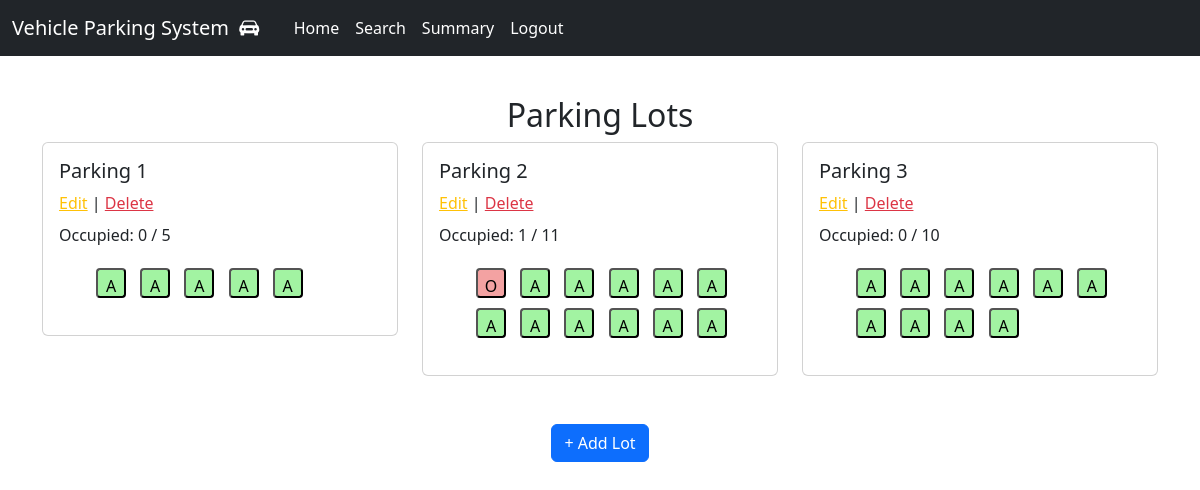
Page /admin_home (signed in) on the committed database.
### controllers/models.py (models this page shows)
class ParkingLot(db.Model):
    id = db.Column(db.Integer, primary_key=True, autoincrement=True)
    location = db.Column(db.String(100), nullable=False)
    address = db.Column(db.String(200), nullable=False)
    pin_code = db.Column(db.String, nullable=False)
    price = db.Column(db.String, nullable=False)
    max_spots = db.Column(db.Integer, nullable=False)
    spots = db.relationship('ParkingSpot', backref='lot', cascade="all, delete-orphan")

class ParkingSpot(db.Model):
    id = db.Column(db.Integer, primary_key=True, autoincrement=True)
    lot_id = db.Column(db.Integer, db.ForeignKey('parking_lot.id'), nullable=False)
    status = db.Column(db.String(1), nullable=False, default='A')
    spot = db.Column(db.String, nullable=False)

### controllers/general_routes.py (the view)
@app.route('/admin_home', methods=['GET', 'POST'])
def admin_home():
    parking_lots = ParkingLot.query.all()
    lot_bundles = []
    for lot in parking_lots:
        available = ParkingSpot.query.filter_by(lot_id=lot.id, status='A').all()
        occupied  = ParkingSpot.query.filter_by(lot_id=lot.id, status='O').all()
        lot_bundles.append({
            "lot": lot,
            "available_spots": available,
            "occupied_spots": occupied,
        })
    return render_template('/admin_home.html', parking_lots=parking_lots, lot_bundles=lot_bundles)

### templates/admin_home.html (shortened to what this page needs)
<!DOCTYPE html>
<html lang="en">
<head>
    <link href="https://cdn.jsdelivr.net/npm/bootstrap@5.3.0/dist/css/bootstrap.min.css" rel="stylesheet">
</head>
{% extends 'index.html' %}
    {% block content %}
<body>
    <div class="container mt-2">
        <h2 class="text-center">Parking Lots</h2>
        <div class="row">
            {% for lot in parking_lots %}
                <div class="col-md-4 mb-4">
                    <div class="card">
                        <div class="card-body">
                            <h5>Parking {{ lot.id }}</h5>
                            <a class="text-warning" href="{{url_for('edit_parking',parking_lot_id=lot.id) }}">Edit</a> |
                            <a href="{{url_for('delete_parking',parking_lot_id=lot.id)}}" class="text-danger">Delete</a>
                            <p class="mt-2">Occupied: {{ lot_bundles[loop.index0].occupied_spots|length }} / {{ lot_bundles[loop.index0].available_spots|length }}</p>
                            <div class="row">
                                <div class="d-d-flex flex-wrap">
                                    <ul>
                                        {% for spot in lot.spots %}
                                            <button class="slot {{ spot.status }}" onclick="window.location.href='/admin_view_spot/{{ spot.spot  }}'">{{'A' if spot.status == 'A' else 'O' }}</button>
                                        {% endfor %}
                                    </ul>
                                </div>
                            </div>
                        </div>
                    </div>
                </div>
            {% endfor %}
        </div>
        <div class="text-center mt-4">
            <button class="btn btn-primary" onclick="window.location.href='/add_new_parking'" >+ Add Lot</button>
        </div>
    </div>
    {%endblock%}

### templates/admin_home.html (style rules this page uses)
.slot { width: 30px; height: 30px; margin: 5px; text-align: center; line-height: 30px; border-radius: 4px; }
.slot.A { background-color: #a2f3a2; }
.slot.O { background-color: #f3a2a2; }

### rows in the picture
ParkingLot: id "1", lot_bundles "0", lot_bundles "5"
ParkingSpot: status "A"
ParkingSpot: status "A"
ParkingSpot: status "A"
ParkingSpot: status "A"
ParkingSpot: status "A"
ParkingLot: id "2", lot_bundles "1", lot_bundles "11"
ParkingSpot: status "O"
ParkingSpot: status "A"
ParkingSpot: status "A"
ParkingSpot: status "A"
ParkingSpot: status "A"
ParkingSpot: status "A"
ParkingSpot: status "A"
ParkingSpot: status "A"
ParkingSpot: status "A"
ParkingSpot: status "A"
ParkingSpot: status "A"
ParkingSpot: status "A"
ParkingLot: id "3", lot_bundles "0", lot_bundles "10"
ParkingSpot: status "A"
ParkingSpot: status "A"
ParkingSpot: status "A"
ParkingSpot: status "A"
ParkingSpot: status "A"
ParkingSpot: status "A"
ParkingSpot: status "A"
ParkingSpot: status "A"
ParkingSpot: status "A"
ParkingSpot: status "A"
